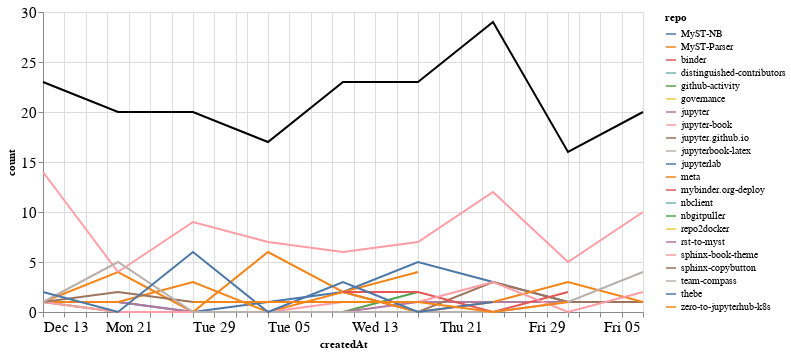

Write notebook code for a chart like this one.
### Markdown cell above
### Comments

### Code cell
comments_time = comments.groupby('repo').resample('W', on='createdAt').count()['author'].reset_index()
comments_time = comments_time.rename(columns={'author': 'count'})
comments_time_total = comments_time.groupby('createdAt').agg({"count": "sum"}).reset_index()
ch1 = alt.Chart(comments_time, width=600).mark_line().encode(
    x='createdAt',
    y='count',
    color='repo',
    tooltip="repo"
)

ch2 = alt.Chart(comments_time_total, width=600).mark_line(color="black").encode(
    x='createdAt',
    y='count',
)

ch1 + ch2

### Figure 1 — Vega-Lite specification as saved in the notebook (floating-point values rounded to 4 significant figures)
{"config": {"axisLeft": {"labelFontSize": 15}, "axisBottom": {"labelFontSize": 15}}, "layer": [{"data": {"name": "data-a0af8ba50c9b9c53ef01bceae6379f0f"}, "mark": "line", "encoding": {"color": {"type": "nominal", "field": "repo"}, "tooltip": {"type": "nominal", "field": "repo"}, "x": {"type": "temporal", "field": "createdAt"}, "y": {"type": "quantitative", "field": "count"}}, "width": 600}, {"data": {"name": "data-0888efff8341117fc671b3ec51f88c85"}, "mark": {"type": "line", "color": "black"}, "encoding": {"x": {"type": "temporal", "field": "createdAt"}, "y": {"type": "quantitative", "field": "count"}}, "width": 600}], "$schema": "https://vega.github.io/schema/vega-lite/v4.8.1.json", "datasets": {"data-a0af8ba50c9b9c53ef01bceae6379f0f": [{"repo": "MyST-NB", "createdAt": "2020-12-20T00:00:00", "count": 1}, {"repo": "MyST-NB", "createdAt": "2020-12-27T00:00:00", "count": 0}, {"repo": "MyST-NB", "createdAt": "2021-01-03T00:00:00", "count": 1}, {"repo": "MyST-NB", "createdAt": "2021-01-10T00:00:00", "count": 2}, {"repo": "MyST-NB", "createdAt": "2021-01-17T00:00:00", "count": 5}, {"repo": "MyST-NB", "createdAt": "2021-01-24T00:00:00", "count": 3}, {"repo": "MyST-NB", "createdAt": "2021-01-31T00:00:00", "count": 1}, {"repo": "MyST-Parser", "createdAt": "2020-12-13T00:00:00", "count": 1}, {"repo": "MyST-Parser", "createdAt": "2020-12-20T00:00:00", "count": 4}, {"repo": "MyST-Parser", "createdAt": "2020-12-27T00:00:00", "count": 0}, {"repo": "MyST-Parser", "createdAt": "2021-01-03T00:00:00", "count": 6}, {"repo": "MyST-Parser", "createdAt": "2021-01-10T00:00:00", "count": 2}, {"repo": "MyST-Parser", "createdAt": "2021-01-17T00:00:00", "count": 4}, {"repo": "binder", "createdAt": "2021-01-31T00:00:00", "count": 1}, {"repo": "distinguished-contributors", "createdAt": "2020-12-20T00:00:00", "count": 1}, {"repo": "github-activity", "createdAt": "2020-12-13T00:00:00", "count": 1}, {"repo": "github-activity", "createdAt": "2020-12-20T00:00:00", "count": 0}, {"repo": "github-activity", "createdAt": "2020-12-27T00:00:00", "count": 0}, {"repo": "github-activity", "createdAt": "2021-01-03T00:00:00", "count": 0}, {"repo": "github-activity", "createdAt": "2021-01-10T00:00:00", "count": 0}, {"repo": "github-activity", "createdAt": "2021-01-17T00:00:00", "count": 2}, {"repo": "governance", "createdAt": "2021-01-24T00:00:00", "count": 1}, {"repo": "jupyter", "createdAt": "2020-12-20T00:00:00", "count": 1}, {"repo": "jupyter", "createdAt": "2020-12-27T00:00:00", "count": 0}, {"repo": "jupyter", "createdAt": "2021-01-03T00:00:00", "count": 0}, {"repo": "jupyter", "createdAt": "2021-01-10T00:00:00", "count": 0}, {"repo": "jupyter", "createdAt": "2021-01-17T00:00:00", "count": 1}, {"repo": "jupyter", "createdAt": "2021-01-24T00:00:00", "count": 1}, {"repo": "jupyter", "createdAt": "2021-01-31T00:00:00", "count": 1}, {"repo": "jupyter-book", "createdAt": "2020-12-13T00:00:00", "count": 14}, {"repo": "jupyter-book", "createdAt": "2020-12-20T00:00:00", "count": 4}, {"repo": "jupyter-book", "createdAt": "2020-12-27T00:00:00", "count": 9}, {"repo": "jupyter-book", "createdAt": "2021-01-03T00:00:00", "count": 7}, {"repo": "jupyter-book", "createdAt": "2021-01-10T00:00:00", "count": 6}, {"repo": "jupyter-book", "createdAt": "2021-01-17T00:00:00", "count": 7}, {"repo": "jupyter-book", "createdAt": "2021-01-24T00:00:00", "count": 12}, {"repo": "jupyter-book", "createdAt": "2021-01-31T00:00:00", "count": 5}, {"repo": "jupyter-book", "createdAt": "2021-02-07T00:00:00", "count": 10}, {"repo": "jupyter.github.io", "createdAt": "2021-01-10T00:00:00", "count": 2}, {"repo": "jupyter.github.io", "createdAt": "2021-01-17T00:00:00", "count": 0}, {"repo": "jupyter.github.io", "createdAt": "2021-01-24T00:00:00", "count": 3}, {"repo": "jupyter.github.io", "createdAt": "2021-01-31T00:00:00", "count": 1}, {"repo": "jupyter.github.io", "createdAt": "2021-02-07T00:00:00", "count": 1}, {"repo": "jupyterbook-latex", "createdAt": "2021-02-07T00:00:00", "count": 2}, {"repo": "jupyterlab", "createdAt": "2020-12-20T00:00:00", "count": 1}, {"repo": "meta", "createdAt": "2020-12-13T00:00:00", "count": 1}, {"repo": "meta", "createdAt": "2020-12-20T00:00:00", "count": 1}, {"repo": "meta", "createdAt": "2020-12-27T00:00:00", "count": 3}, {"repo": "meta", "createdAt": "2021-01-03T00:00:00", "count": 0}, {"repo": "meta", "createdAt": "2021-01-10T00:00:00", "count": 2}, {"repo": "meta", "createdAt": "2021-01-17T00:00:00", "count": 0}, {"repo": "meta", "createdAt": "2021-01-24T00:00:00", "count": 1}, {"repo": "meta", "createdAt": "2021-01-31T00:00:00", "count": 3}, {"repo": "meta", "createdAt": "2021-02-07T00:00:00", "count": 1}, {"repo": "mybinder.org-deploy", "createdAt": "2021-01-10T00:00:00", "count": 2}, {"repo": "mybinder.org-deploy", "createdAt": "2021-01-17T00:00:00", "count": 2}, {"repo": "mybinder.org-deploy", "createdAt": "2021-01-24T00:00:00", "count": 0}, {"repo": "mybinder.org-deploy", "createdAt": "2021-01-31T00:00:00", "count": 2}, {"repo": "nbclient", "createdAt": "2020-12-13T00:00:00", "count": 1}, {"repo": "nbgitpuller", "createdAt": "2021-01-10T00:00:00", "count": 2}, {"repo": "repo2docker", "createdAt": "2021-01-24T00:00:00", "count": 4}, {"repo": "rst-to-myst", "createdAt": "2021-01-03T00:00:00", "count": 1}, {"repo": "sphinx-book-theme", "createdAt": "2020-12-13T00:00:00", "count": 1}, {"repo": "sphinx-book-theme", "createdAt": "2020-12-20T00:00:00", "count": 0}, {"repo": "sphinx-book-theme", "createdAt": "2020-12-27T00:00:00", "count": 0}, {"repo": "sphinx-book-theme", "createdAt": "2021-01-03T00:00:00", "count": 0}, {"repo": "sphinx-book-theme", "createdAt": "2021-01-10T00:00:00", "count": 1}, {"repo": "sphinx-book-theme", "createdAt": "2021-01-17T00:00:00", "count": 1}, {"repo": "sphinx-book-theme", "createdAt": "2021-01-24T00:00:00", "count": 3}, {"repo": "sphinx-book-theme", "createdAt": "2021-01-31T00:00:00", "count": 0}, {"repo": "sphinx-book-theme", "createdAt": "2021-02-07T00:00:00", "count": 2}, {"repo": "sphinx-copybutton", "createdAt": "2020-12-13T00:00:00", "count": 1}, {"repo": "sphinx-copybutton", "createdAt": "2020-12-20T00:00:00", "count": 2}, {"repo": "sphinx-copybutton", "createdAt": "2020-12-27T00:00:00", "count": 1}, {"repo": "sphinx-copybutton", "createdAt": "2021-01-03T00:00:00", "count": 1}, {"repo": "team-compass", "createdAt": "2020-12-13T00:00:00", "count": 1}, {"repo": "team-compass", "createdAt": "2020-12-20T00:00:00", "count": 5}, {"repo": "team-compass", "createdAt": "2020-12-27T00:00:00", "count": 0}, {"repo": "team-compass", "createdAt": "2021-01-03T00:00:00", "count": 0}, {"repo": "team-compass", "createdAt": "2021-01-10T00:00:00", "count": 0}, {"repo": "team-compass", "createdAt": "2021-01-17T00:00:00", "count": 0}, {"repo": "team-compass", "createdAt": "2021-01-24T00:00:00", "count": 0}, {"repo": "team-compass", "createdAt": "2021-01-31T00:00:00", "count": 1}, {"repo": "team-compass", "createdAt": "2021-02-07T00:00:00", "count": 4}, {"repo": "thebe", "createdAt": "2020-12-13T00:00:00", "count": 2}, {"repo": "thebe", "createdAt": "2020-12-20T00:00:00", "count": 0}, {"repo": "thebe", "createdAt": "2020-12-27T00:00:00", "count": 6}, {"repo": "thebe", "createdAt": "2021-01-03T00:00:00", "count": 0}, {"repo": "thebe", "createdAt": "2021-01-10T00:00:00", "count": 3}, {"repo": "thebe", "createdAt": "2021-01-17T00:00:00", "count": 0}, {"repo": "thebe", "createdAt": "2021-01-24T00:00:00", "count": 1}, {"repo": "zero-to-jupyterhub-k8s", "createdAt": "2020-12-27T00:00:00", "count": 1}, {"repo": "zero-to-jupyterhub-k8s", "createdAt": "2021-01-03T00:00:00", "count": 1}, {"repo": "zero-to-jupyterhub-k8s", "createdAt": "2021-01-10T00:00:00", "count": 1}, {"repo": "zero-to-jupyterhub-k8s", "createdAt": "2021-01-17T00:00:00", "count": 1}, {"repo": "zero-to-jupyterhub-k8s", "createdAt": "2021-01-24T00:00:00", "count": 0}, {"repo": "zero-to-jupyterhub-k8s", "createdAt": "2021-01-31T00:00:00", "count": 1}], "data-0888efff8341117fc671b3ec51f88c85": [{"createdAt": "2020-12-13T00:00:00", "count": 23}, {"createdAt": "2020-12-20T00:00:00", "count": 20}, {"createdAt": "2020-12-27T00:00:00", "count": 20}, {"createdAt": "2021-01-03T00:00:00", "count": 17}, {"createdAt": "2021-01-10T00:00:00", "count": 23}, {"createdAt": "2021-01-17T00:00:00", "count": 23}, {"createdAt": "2021-01-24T00:00:00", "count": 29}, {"createdAt": "2021-01-31T00:00:00", "count": 16}, {"createdAt": "2021-02-07T00:00:00", "count": 20}]}}
